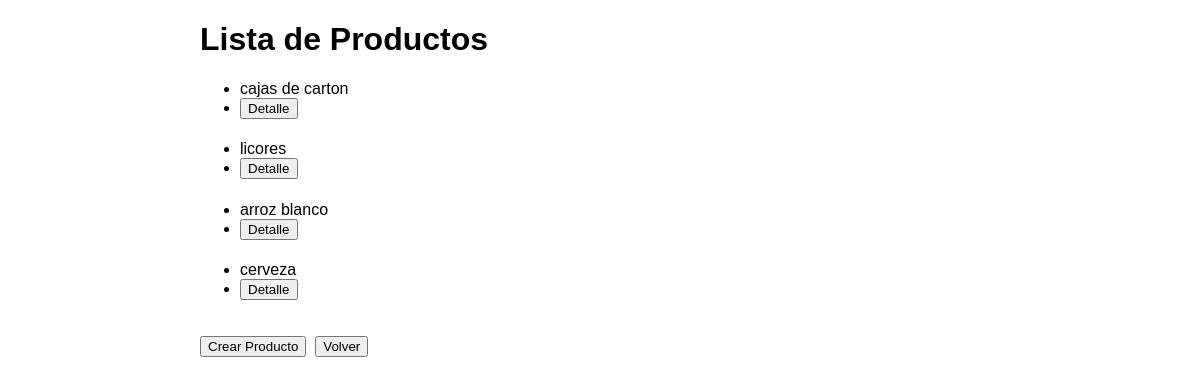
Before: /lista_productos/ with the older database file.
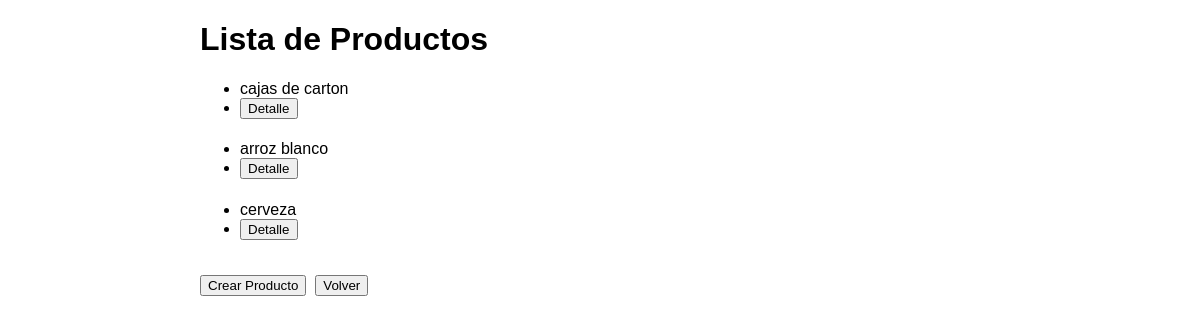
After: the same page with the newer database file.
### inventario_app/models.py (models this page shows, shortened)
class Producto(models.Model):
    nombre = models.CharField(max_length=100)
    descripcion = models.TextField()
    precio = models.DecimalField(max_digits=10, decimal_places=2)
    cantidad_disponible = models.PositiveIntegerField(default=0)
    proveedor = models.ForeignKey(Proveedor, on_delete=models.CASCADE, null=True)

### inventario_app/views.py (the view)
# urls.py: path('lista_productos/', lista_productos, name='lista_productos'),
def lista_productos(request):
    productos = Producto.objects.all()
    return render(request, 'lista_productos.html', {'productos': productos})

### inventario_app/templates/lista_productos.html (shortened to what this page needs)
<!DOCTYPE html>
<html lang="es">
<head>
</head>
<body>
    <div class="container">
        <h1>Lista de Productos</h1>
        <ul>
            {% for producto in productos %}
                <li>{{ producto.nombre }}</li>
                <li><a href="{% url 'detalle_producto' pk=producto.pk %}"><button>Detalle</button></a></li>
            {% endfor %}
        </ul>
    </div>
    <h1>
    <div class="container">
        <a href="{% url 'crear_producto' %}"><button>Crear Producto</button></a>
        <a href="{% url 'index' %}"><button>Volver</button></a>
    </div>
</body>
</html>

Changed rows visible on the page:
removed Producto: nombre "licores"
